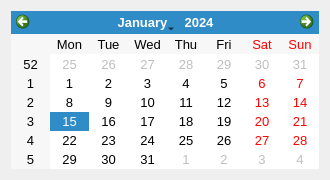
<?xml version="1.0" encoding="UTF-8"?>
<ui version="4.0">
 <class>CalendarDialog</class>
 <widget class="QDialog" name="CalendarDialog">
  <property name="geometry">
   <rect>
    <x>0</x>
    <y>0</y>
    <width>330</width>
    <height>180</height>
   </rect>
  </property>
  <property name="font">
   <font>
    <family>Arial</family>
    <pointsize>10</pointsize>
   </font>
  </property>
  <property name="windowTitle">
   <string>Datumwahl</string>
  </property>
  <property name="windowIcon">
   <iconset resource="resources.qrc">
    <normaloff>:/logos/logo_oceancare_2.png</normaloff>:/logos/logo_oceancare_2.png</iconset>
  </property>
  <layout class="QHBoxLayout" name="horizontalLayout">
   <item>
    <widget class="QCalendarWidget" name="calendarWidget"/>
   </item>
  </layout>
 </widget>
 <resources>
  <include location="resources.qrc"/>
 </resources>
 <connections/>
</ui>
